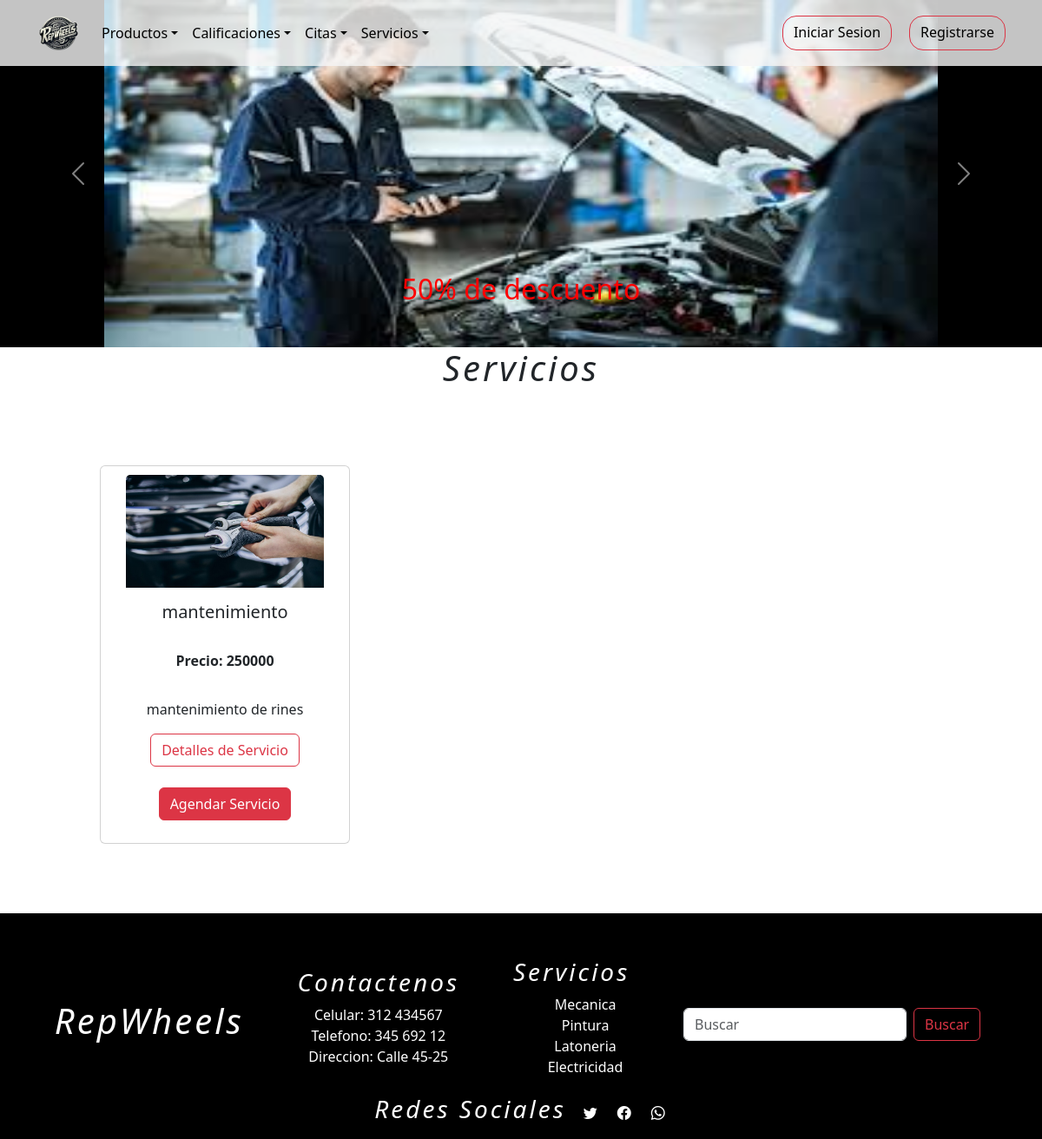
Screenshot of /servicios with the database file from the repository.
### tienda/models.py (models this page shows, shortened)
class Promociones(models.Model):
    servicio = models.ForeignKey(Servicios,on_delete=models.DO_NOTHING,blank=False,null=True)
    descripcion = models.CharField(max_length=254)
    foto = models.ImageField(upload_to="fotos_servicios/", default="fotos_servicios/servicio.jpg")

class Servicios(models.Model):
    nombre=models.CharField(max_length=254)
    descripcion_servicio = models.TextField()
    foto = models.ImageField(upload_to="fotos_servicios/", default="fotos_servicios/servicio.jpg")
    precio = models.IntegerField(null=False,blank=False,default=100000)

### tienda/views.py (the view)
# urls.py: path('servicios',views.servicio,name='servicios'),
def servicio(request):
    q = Servicios.objects.all()
    p = Promociones.objects.all()
    context = {"data":q , 'promociones' : p}
    return render(request, "tienda/servicios/servicio.html",context)

### tienda/templates/tienda/servicios/servicio.html (shortened to what this page needs)
{% extends 'tienda/base.html' %}
{% load static %}
{% block contenedor %}
      <main>
        <section style="background-color: black;">
            <div id="carouselServicios" class="carousel slide" style="max-width: 100%; height: 10">
              <div class="carousel-inner">
                {% for i in promociones %}
                    <div class="carousel-item {% if forloop.first %}active{% endif %}">
                      <div class="d-flex align-items-center">
                        <img src="{{ i.foto.url }}" class="d-block mx-auto" width="80%" height="400px"
                          alt="imagen descuentos">
                          <div class="carousel-caption d-none d-md-block">
                            <h2 style="color: red;">{{ i.descripcion }}</h2>
                          </div>
                      </div>
                    </div>
                {% endfor %}
              </div>
              <button class="carousel-control-prev" type="button" data-bs-target="#carouselServicios" data-bs-slide="prev">
                <span class="carousel-control-prev-icon" aria-hidden="true"></span>
              </button>
              <button class="carousel-control-next" type="button" data-bs-target="#carouselServicios" data-bs-slide="next">
                <span class="carousel-control-next-icon" ariahidden="true"></span>
              </button>
            </div>
          </section>
          <section class="servicios">
            <h1>Servicios</h1>
            <div>
              <div class="product">
                  {% if data %}
                      {% for p in data %}
                              <div class="card align-items-center text-center p-10 "  style="width: 18rem; padding: 10px;">
                                <img src="{{ p.foto.url }}" class="card-img-top" alt="{{ p.nombre }}" style="width:86%; height: 130px;" >
                                <div class="card-body">
                                  <h5 class="card-title">{{ p.nombre }}</h5>
                                  <p class="card-text"><br> <strong>Precio: {{ p.precio }}</strong></p>
                                </div>
                                <div>
                                  <div class="card-body">
                                    <p class="card-text">{{ p.descripcion_servicio }} </p>
                                    <a onclick="info({{ p.id }})" class="btn btn-outline-danger" data-bs-toggle="modal" data-bs-target="#details">Detalles de Servicio</a> <br><br>
                                    <a href="{% url 'citas' %}" class="btn btn-danger">Agendar Servicio</a>
                                  </div>
                                </div>
                              </div>
                      {% endfor %}
                  {% else %}
                      <h1>No hay servicios agregados</h1>
                  {% endif %}
              </div>
          </div>
          </section>
      </main>
{% endblock %}

### tienda/static/tienda/css/landing.css (style rules this page uses)
section { background-color: rgb(255, 255, 255); height: 100%; }
a { text-decoration: none; color: white; }
h1 { text-align: center; }
footer h3,h1 { text-align: center; font-style: italic; letter-spacing: 3px; }
.servicios { height: 100%; border: none; }
.product { display: grid; grid-template-columns: repeat(3,350px); row-gap:50px; margin-left: 80px; align-content: center; justify-content: center; padding: 80px ; }

### rows the page displays
Promociones: foto (picture), descripcion "50% de descuento"
Servicios: foto (picture), nombre "mantenimiento", precio "250000", descripcion_servicio "mantenimiento de rines"
